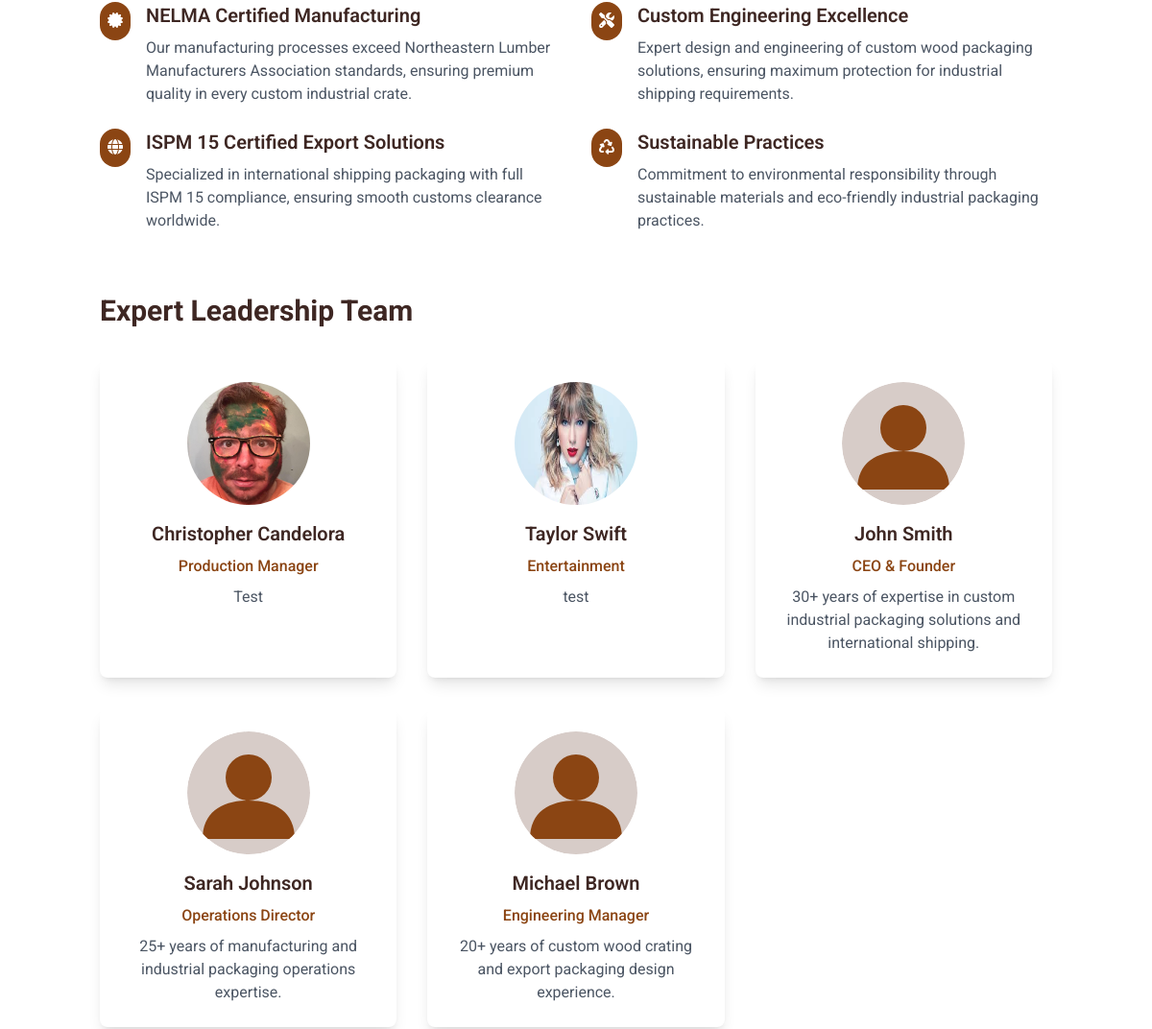
Before: /about (middle part) with the older database file.
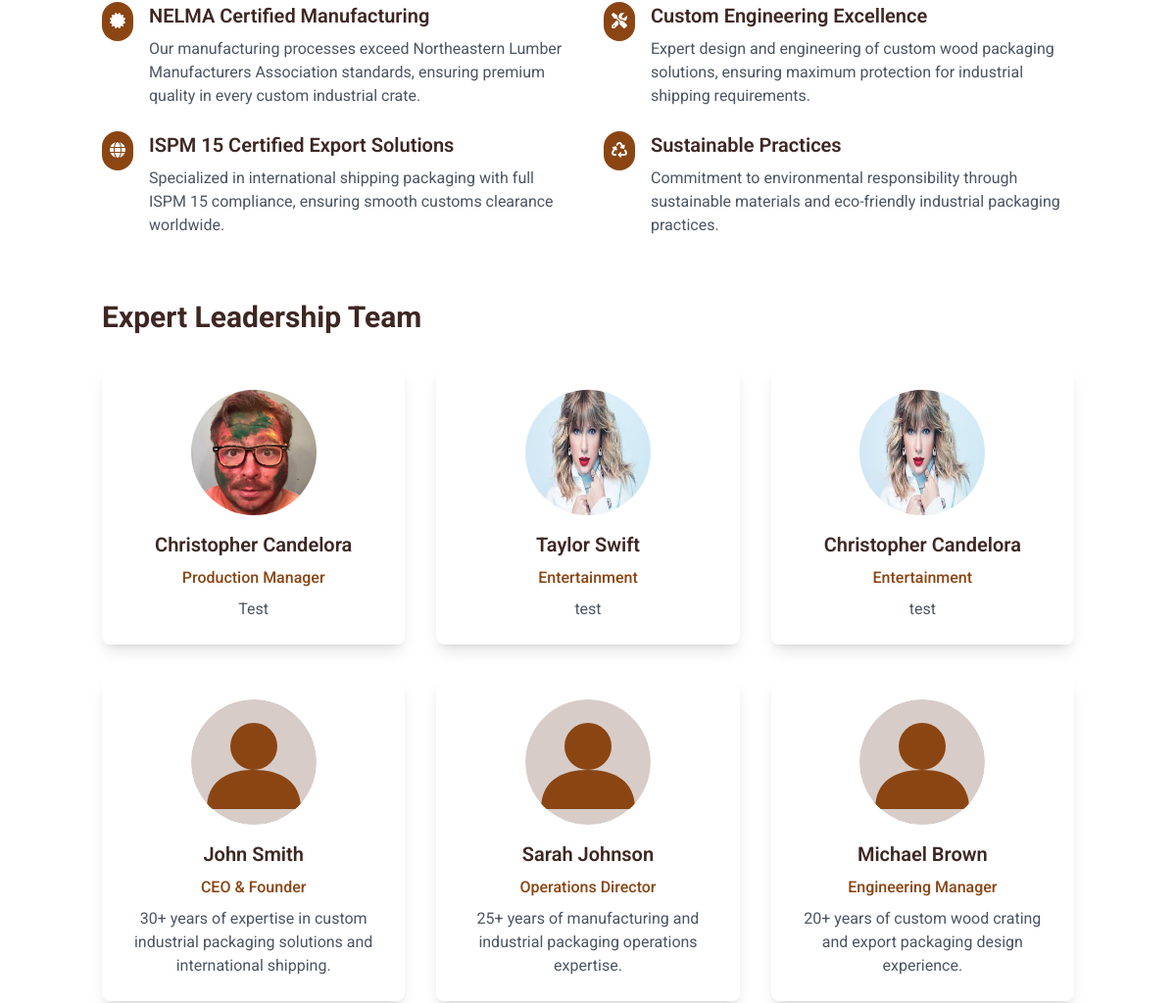
After: the same page with the newer database file.
### models.py (models this page shows)
class TeamMember(db.Model):
    id = db.Column(db.Integer, primary_key=True)
    name = db.Column(db.String(80), nullable=False)
    role = db.Column(db.String(80), nullable=False)
    bio = db.Column(db.Text, nullable=False)
    image_url = db.Column(db.String(200), nullable=False, default='/static/images/avatar-placeholder.svg')
    order = db.Column(db.Integer, default=0)
    is_active = db.Column(db.Boolean, default=True)
    created_at = db.Column(db.DateTime, default=datetime.utcnow)
    updated_at = db.Column(db.DateTime, default=datetime.utcnow, onupdate=datetime.utcnow)

### routes.py (the view)
@app.route('/about')
def about():
    team_members = TeamMember.query.filter_by(is_active=True).order_by(
        TeamMember.order.asc()).all()
    return render_template('about.html', team_members=team_members)

### routes.py (called while the page is built)
@app.context_processor
def utility_processor():
    def get_categories():
        return db.session.query(Product.category).distinct()
    return dict(get_categories=get_categories)

### templates/about.html (shortened to what this page needs)
{% extends "base.html" %}
{% block content %}
<div class="container mx-auto px-4 py-16">
    <div class="mb-16">
        <div class="grid grid-cols-1 md:grid-cols-2 gap-8">
            <div class="space-y-6">
                <div class="flex items-start">
                    <div class="bg-wood-brown rounded-full p-2 mr-4">
                        <i class="fas fa-certificate text-white"></i>
                    </div>
                    <div>
                        <h3 class="text-xl font-semibold mb-2">NELMA Certified Manufacturing</h3>
                        <p class="text-gray-600">Our manufacturing processes exceed Northeastern Lumber Manufacturers Association standards, ensuring premium quality in every custom industrial crate.</p>
                    </div>
                </div>
                <div class="flex items-start">
                    <div class="bg-wood-brown rounded-full p-2 mr-4">
                        <i class="fas fa-globe text-white"></i>
                    </div>
                    <div>
                        <h3 class="text-xl font-semibold mb-2">ISPM 15 Certified Export Solutions</h3>
                        <p class="text-gray-600">Specialized in international shipping packaging with full ISPM 15 compliance, ensuring smooth customs clearance worldwide.</p>
                    </div>
                </div>
            </div>
            <div class="space-y-6">
                <div class="flex items-start">
                    <div class="bg-wood-brown rounded-full p-2 mr-4">
                        <i class="fas fa-tools text-white"></i>
                    </div>
                    <div>
                        <h3 class="text-xl font-semibold mb-2">Custom Engineering Excellence</h3>
                        <p class="text-gray-600">Expert design and engineering of custom wood packaging solutions, ensuring maximum protection for industrial shipping requirements.</p>
                    </div>
                </div>
                <div class="flex items-start">
                    <div class="bg-wood-brown rounded-full p-2 mr-4">
                        <i class="fas fa-recycle text-white"></i>
                    </div>
                    <div>
                        <h3 class="text-xl font-semibold mb-2">Sustainable Practices</h3>
                        <p class="text-gray-600">Commitment to environmental responsibility through sustainable materials and eco-friendly industrial packaging practices.</p>
                    </div>
                </div>
            </div>
        </div>
    </div>
    <div>
        <h2 class="text-3xl font-bold mb-8">Expert Leadership Team</h2>
        <div class="grid grid-cols-1 md:grid-cols-3 gap-8">
            {% for member in team_members %}
            <div class="bg-white rounded-lg shadow-lg p-6 text-center">
                <img src="{{ member.image_url }}" alt="{{ member.name }} - {{ member.role }} at Wood Products Unlimited" class="w-32 h-32 mx-auto mb-4 rounded-full">
                <h3 class="text-xl font-semibold mb-2">{{ member.name }}</h3>
                <p class="text-wood-brown font-medium mb-2">{{ member.role }}</p>
                <p class="text-gray-600">{{ member.bio }}</p>
            </div>
            {% endfor %}
        </div>
    </div>
</div>
{% endblock %}

### templates/base.html (shortened to what this page needs)
<!DOCTYPE html>
<html lang="en">
<head>
    <link href="{{ url_for('static', filename='css/tailwind.css') }}" rel="stylesheet">
    <link href="{{ url_for('static', filename='css/custom.css') }}" rel="stylesheet">
</head>
<body class="flex flex-col min-h-screen bg-white text-wood-dark">
    {% block content %}{% endblock %}
</body>
</html>

### static/css/custom.css (style rules this page uses)
:root { --wood-brown: #8B4513; --wood-light: #DEB887; --wood-dark: #3E2723; --wood-accent: #D7CCC8; }
body { font-family: 'Roboto', sans-serif; }

Changed rows visible on the page:
added TeamMember: image_url (picture), name "Christopher Candelora", role "Entertainment", bio "test"
